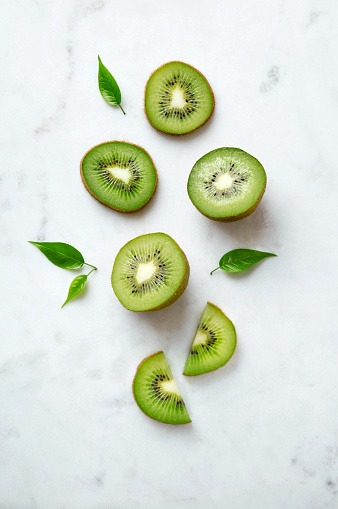
#> input picture images/kiwi.jpeg, 338 x 509 px
$ python transform__color_space_OOP_final.py
#> lines starting #> are read from the running program, lines starting #| are printed output that depends on the picture
"""
-------------------------------------------------------------------------------------------------------------
Transforming Color Spaces

After running the program for the color space you want to select, press the corresponding key on the keyboard.
You can refer to the list below. Also, press 'q' to exit.

Color Space Select

HLS --> s (also efault color space)
HSV --> v
LAB --> b
LUV --> u

-------------------------------------------------------------------------------------------------------------
"""

import cv2
import numpy as np

class ColorTransformer:
    def __init__(self, image_path):
#> called with image_path = 'images/kiwi.jpeg'
        self.original_image = cv2.imread(image_path)
#> self.original_image is the input picture: shape (509, 338, 3); mean B, G, R 208.7, 222.4, 215.3
        self.transformed_image = self.original_image.copy()
        self.color_space = "HLS"  # Default color space

        self.create_window()
        self.create_trackbars()
        self.update_color_transform()

    def create_window(self):
        cv2.namedWindow('Color Transformation')

    def create_trackbars(self):
        # Create trackbars for the selected color space.
        if self.color_space == "HLS":
            cv2.createTrackbar('Hue Shift', 'Color Transformation', 0, 229, self.update_color_transform)
            cv2.createTrackbar('Saturation Scale', 'Color Transformation', 100, 200, self.update_color_transform)
            cv2.createTrackbar('Lightness Scale', 'Color Transformation', 100, 200, self.update_color_transform)

        elif self.color_space == "HSV":
            cv2.createTrackbar('Hue Shift', 'Color Transformation', 0, 229, self.update_color_transform)
            cv2.createTrackbar('Saturation Scale', 'Color Transformation', 100, 200, self.update_color_transform)
            cv2.createTrackbar('Value Scale', 'Color Transformation', 100, 200, self.update_color_transform)

        elif self.color_space == "LAB":
            cv2.createTrackbar('Lightness Scale', 'Color Transformation', 0, 179, self.update_color_transform)
            cv2.createTrackbar('Green-Red Axis', 'Color Transformation', 100, 200, self.update_color_transform)
            cv2.createTrackbar('Blue-Yellow Axis', 'Color Transformation', 100, 200, self.update_color_transform)

        elif self.color_space == "LUV":
            cv2.createTrackbar('Lightness Scale', 'Color Transformation', 0, 179, self.update_color_transform)
            cv2.createTrackbar('Red-GreenAxis', 'Color Transformation', 100, 200, self.update_color_transform)
            cv2.createTrackbar('Yellow-Blue Axis', 'Color Transformation', 100, 200, self.update_color_transform)

        # Call update_color_transform() to initialize the transformation with default values
        self.update_color_transform()

    def apply_color_transform(self):
        # Convert the image to the selected color space
        if self.color_space == "HLS":
            image_hsv = cv2.cvtColor(self.original_image, cv2.COLOR_BGR2HLS)
#> image_hsv: shape (509, 338, 3); mean of channels 0, 1, 2 84.5, 213.9, 74.4
        elif self.color_space == "HSV":
            image_hsv = cv2.cvtColor(self.original_image, cv2.COLOR_BGR2HSV)
        elif self.color_space == "LAB":
            image_hsv = cv2.cvtColor(self.original_image, cv2.COLOR_BGR2LAB)
        elif self.color_space == "LUV":
            image_hsv = cv2.cvtColor(self.original_image, cv2.COLOR_BGR2LUV)
        else:
            return

        # Get current trackbar values
        if self.color_space in ["HLS", "HSV"]:
            hue_shift = cv2.getTrackbarPos('Hue Shift', 'Color Transformation')
            saturation_scale = cv2.getTrackbarPos('Saturation Scale', 'Color Transformation') / 100.0
            lightness_scale = cv2.getTrackbarPos('Lightness Scale', 'Color Transformation') / 100.0
        elif self.color_space == "LAB":
            lightness_scale = cv2.getTrackbarPos('Lightness Scale', 'Color Transformation') / 100.0
            green_red_axis = cv2.getTrackbarPos('Green-Red Axis', 'Color Transformation') / 100.0
            blue_yellow_axis = cv2.getTrackbarPos('Blue-Yellow Axis', 'Color Transformation') / 100.0
        elif self.color_space == "LUV":
            lightness_scale = cv2.getTrackbarPos('Lightness Scale', 'Color Transformation') / 100.0
            red_green_axis = cv2.getTrackbarPos('Red-GreenAxis', 'Color Transformation') / 100.0
            yellow_blue_axis = cv2.getTrackbarPos('Yellow-Blue Axis', 'Color Transformation') / 100.0

        # Apply the color transformation based on the color space
        if self.color_space in ["HLS", "HSV"]:
            image_hsv[:, :, 0] = (image_hsv[:, :, 0] + hue_shift) % 180
            image_hsv[:, :, 1] = np.clip(image_hsv[:, :, 1] * lightness_scale, 0, 255)
            image_hsv[:, :, 2] = np.clip(image_hsv[:, :, 2] * saturation_scale, 0, 255)
        elif self.color_space == "LAB":
            image_hsv[:, :, 0] = np.clip(image_hsv[:, :, 0] * lightness_scale, 0, 255)
            image_hsv[:, :, 1] = np.clip(image_hsv[:, :, 1] * green_red_axis, -128, 127)
            image_hsv[:, :, 2] = np.clip(image_hsv[:, :, 2] * blue_yellow_axis, -128, 127)
        elif self.color_space == "LUV":
            image_hsv[:, :, 0] = np.clip(image_hsv[:, :, 0] * lightness_scale, 0, 255)
            image_hsv[:, :, 1] = np.clip(image_hsv[:, :, 1] * red_green_axis, -134, 220)
            image_hsv[:, :, 2] = np.clip(image_hsv[:, :, 2] * yellow_blue_axis, -134, 220)

        # Convert the image back to the BGR color space
        if self.color_space in ["HLS", "HSV"]:
            self.transformed_image = cv2.cvtColor(image_hsv, cv2.COLOR_HLS2BGR)
        else:
            self.transformed_image = cv2.cvtColor(image_hsv, cv2.COLOR_LAB2BGR)

    def update_color_transform(self, _=None):
        self.apply_color_transform()

        # Display the transformed image and the original image side by side
        side_by_side = np.hstack((self.original_image, self.transformed_image))
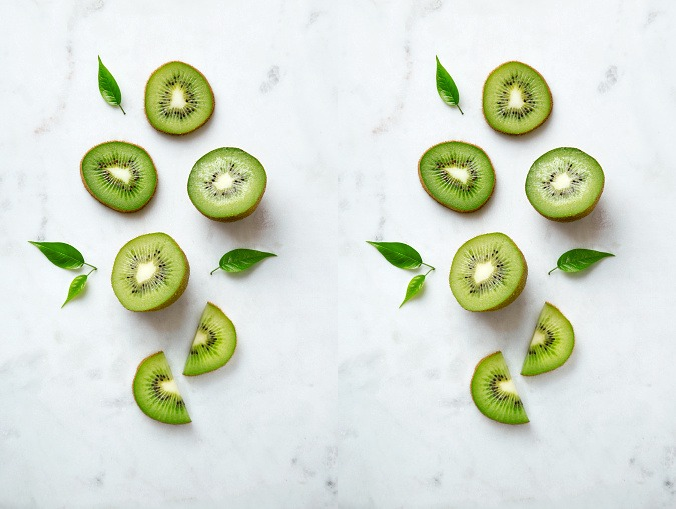
#> side_by_side: shape (509, 676, 3); mean B, G, R 208.8, 222.5, 215.5
        cv2.imshow('Color Transformation', side_by_side)

    def set_color_space(self, color_space):
        self.color_space = color_space
        self.create_trackbars()

        # Reset trackbar values based on the selected color space
        if self.color_space in ["HLS", "HSV"]:
            cv2.setTrackbarPos('Hue Shift', 'Color Transformation', 0)
            cv2.setTrackbarPos('Saturation Scale', 'Color Transformation', 100)
            cv2.setTrackbarPos('Lightness Scale', 'Color Transformation', 100)
        elif self.color_space == "LAB":
            cv2.setTrackbarPos('Lightness Scale', 'Color Transformation', 100)
            cv2.setTrackbarPos('Green-Red Axis', 'Color Transformation', 100)
            cv2.setTrackbarPos('Blue-Yellow Axis', 'Color Transformation', 100)
        elif self.color_space == "LUV":
            cv2.setTrackbarPos('Lightness Scale', 'Color Transformation', 100)
            cv2.setTrackbarPos('Red-GreenAxis', 'Color Transformation', 100)
            cv2.setTrackbarPos('Yellow-Blue Axis', 'Color Transformation', 100)

        # Update the color transformation with the default values
        self.update_color_transform()

    def run(self):
        while True:
            key = cv2.waitKey(1) & 0xFF
#> (key q is pressed here)
            if key == ord('q'):
                break
            elif key == ord('s'):
                self.set_color_space("HLS")
            elif key == ord('v'):
                self.set_color_space("HSV")
            elif key == ord('b'):
                self.set_color_space("LAB")
            elif key == ord('u'):
                self.set_color_space("LUV")

        # Destroy all windows
        cv2.destroyAllWindows()

# Create an instance of the ColorTransformer class and run the program
transformer = ColorTransformer('images/kiwi.jpeg')
transformer.run()
